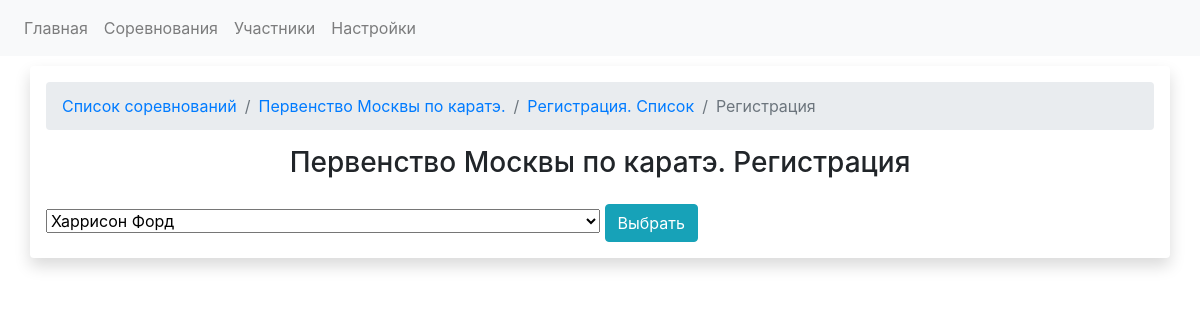
Screenshot of /competitions/1/registrations/new with the database file from the repository.
### app.py (models this page shows)
class CompetitionsDB(db.Model):
    competition_id = db.Column(db.Integer, primary_key=True)
    competition_name = db.Column(db.String)
    competition_date_start = db.Column(db.Date, default=datetime.utcnow)
    competition_date_finish = db.Column(db.Date, default=datetime.utcnow)
    competition_city = db.Column(db.String)
    competition_fights = db.relationship('FightsDB', backref='competition', lazy='dynamic')
    registrations = db.relationship('RegistrationDB', backref='competition')

class FightersDB(db.Model):
    fighter_id = db.Column(db.Integer, primary_key=True)
    name = db.Column(db.String)
    last_name = db.Column(db.String)
    fighter_image = db.Column(db.String)
    fighter_image_id = db.Column(db.String)
    birthday = db.Column(db.Date, default=datetime.utcnow)
    active_status = db.Column(db.Integer)
    red_fighter = db.relationship('FightsDB', backref='red_fighter', foreign_keys="[FightsDB.red_fighter_id]")
    blue_fighter = db.relationship('FightsDB', backref='blue_fighter', foreign_keys="[FightsDB.blue_fighter_id]")
    registrations = db.relationship('RegistrationDB', backref = 'fighter')

### app.py (the view, shortened to what this page needs)
@app.route('/competitions/<int:competition_id>/registrations/new', methods=["POST", "GET"])
def registration_new(competition_id):
    competition_data = CompetitionsDB.query.get(competition_id)
    fighters = FightersDB.query.all()
    regs = RegistrationDB.query.all() # запрос всех регистраций
    fighters_status = {}  # Статус бойца - это словарь. Ключ словаря - id бойца.
    for fighter in fighters:
        fighters_status[fighter.fighter_id] = {'general_status': fighter.active_status, 'reg_status': 0, 'fighter_name': fighter.name, 'fighter_last_name': fighter.last_name}
        for reg in regs:
            if fighter.fighter_id == reg.fighter.fighter_id:
                fighters_status[fighter.fighter_id] = {'general_status':fighter.active_status, 'reg_status': 1, 'fighter_name':fighter.name, 'fighter_last_name': fighter.last_name}
    return render_template('regnewform.html', regs = regs, competition_data = competition_data, fighters = fighters, fighters_status = fighters_status)

### templates/regnewform.html (shortened to what this page needs)
<!DOCTYPE html>
<html lang="en">
<head>
    <link rel="stylesheet" href="https://stackpath.bootstrapcdn.com/bootstrap/4.5.0/css/bootstrap.min.css">
    <link rel="stylesheet" href="https://cdn.jsdelivr.net/npm/bootstrap-select@1.13.14/dist/css/bootstrap-select.min.css">
</head>
<body>
    <nav class="navbar navbar-expand-lg navbar-light bg-light">
  <div class="collapse navbar-collapse" id="navbarSupportedContent">
    <ul class="navbar-nav mr-auto">
      <li class="nav-item">
        <a class="nav-link" href="{{url_for('index')}}">Главная</a>
      </li>
      <li class="nav-item">
        <a class="nav-link" href="{{url_for('competitions')}}">Соревнования</a>
      </li>
        <li class="nav-item">
            <a class="nav-link" href="{{url_for('participants')}}">Участники</a>
        </li>
      <li class="nav-item">
        <a class="nav-link" href="{{url_for('settings_form')}}">Настройки</a>
      </li>
    </ul>
</div>
</nav>
    <div class="container" style="margin-top: 10px">
        <div class="row">
            <div class="col-lg-12 shadow p-3 mb-5 bg-white rounded">
            <nav aria-label="breadcrumb">
              <ol class="breadcrumb">
                    <li class="breadcrumb-item"><a href="{{url_for('competitions')}}">Список соревнований</a></li>
                    <li class="breadcrumb-item"><a href="{{url_for('competition_view', competition_id = competition_data.competition_id)}}">{{ competition_data.competition_name }}</a></li>
                  <li class="breadcrumb-item"><a href="{{url_for('registration', competition_id = competition_data.competition_id)}}">Регистрация. Список</a></li>
                <li class="breadcrumb-item active" aria-current="page">Регистрация</li>
              </ol>
            </nav>
            <div class="row justify-content-center">
                <h3>{{ competition_data.competition_name }} Регистрация</h3>
            </div>
                <form id="select_fighter_form" method="POST" action="{{ url_for('registration_new', competition_id = competition_data.competition_id)}}">
                    <select data-size="20" class="selectpicker w-50" data-live-search="true" title="Выберете участника из списка" name="fighter_pick">
                      {% for fighter_id, status_dict in fighters_status.items() %}
                            {% if status_dict['general_status'] == 1 %}
                                {% if status_dict['reg_status'] == 1 %}
                                    <option data-subtext="Зарегистрирован" disabled value={{ fighter_id }}>{{ status_dict['fighter_name'] }} {{ status_dict['fighter_last_name'] }}</option>
                                {% else %}
                                    <option value={{ fighter_id }}>{{ status_dict['fighter_name'] }} {{ status_dict['fighter_last_name'] }}</option>
                                {% endif %}
                            {% endif %}
                      {% endfor %}
                    </select>
                <button type="submit" class="btn btn-info">Выбрать</button>
                </form>
            </div>
        </div>
    </div>
</body>
</html>

### rows the page displays
CompetitionsDB: competition_name "Первенство Москвы по каратэ."
FightersDB: fighter_pick "Харрисон Форд"
